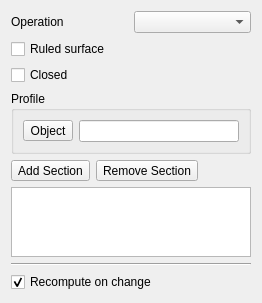
<?xml version="1.0" encoding="UTF-8"?>
<ui version="4.0">
 <class>PartDesignGui::TaskLoftParameters</class>
 <widget class="QWidget" name="PartDesignGui::TaskLoftParameters">
  <property name="geometry">
   <rect>
    <x>0</x>
    <y>0</y>
    <width>262</width>
    <height>293</height>
   </rect>
  </property>
  <property name="windowTitle">
   <string notr="true">Form</string>
  </property>
  <layout class="QVBoxLayout" name="verticalLayout_3">
   <item>
    <layout class="QHBoxLayout" name="horizontalLayoutOperation">
     <item>
      <widget class="QLabel" name="operationLabel">
       <property name="text">
        <string>Operation</string>
       </property>
      </widget>
     </item>
     <item>
      <widget class="QComboBox" name="operationMode">
       <property name="toolTip">
        <string>How the loft is combined with the existing solid</string>
       </property>
      </widget>
     </item>
    </layout>
   </item>
   <item>
    <widget class="QCheckBox" name="checkBoxRuled">
     <property name="text">
      <string>Ruled surface</string>
     </property>
    </widget>
   </item>
   <item>
    <widget class="QCheckBox" name="checkBoxClosed">
     <property name="text">
      <string>Closed</string>
     </property>
    </widget>
   </item>
   <item>
    <widget class="QGroupBox" name="groupprofile">
     <property name="title">
      <string>Profile</string>
     </property>
     <layout class="QVBoxLayout">
      <item>
       <layout class="QHBoxLayout">
        <item>
         <widget class="QToolButton" name="buttonProfileBase">
          <property name="text">
           <string>Object</string>
          </property>
          <property name="checkable">
           <bool>true</bool>
          </property>
         </widget>
        </item>
        <item>
         <widget class="QLineEdit" name="profileBaseEdit"/>
        </item>
       </layout>
      </item>
     </layout>
    </widget>
   </item>
   <item>
    <layout class="QHBoxLayout" name="horizontalLayout_4">
     <item>
      <widget class="QToolButton" name="buttonRefAdd">
       <property name="enabled">
        <bool>true</bool>
       </property>
       <property name="text">
        <string>Add Section</string>
       </property>
       <property name="checkable">
        <bool>true</bool>
       </property>
       <property name="checked">
        <bool>false</bool>
       </property>
      </widget>
     </item>
     <item>
      <widget class="QToolButton" name="buttonRefRemove">
       <property name="text">
        <string>Remove Section</string>
       </property>
       <property name="checkable">
        <bool>true</bool>
       </property>
      </widget>
     </item>
     <item>
      <spacer name="horizontalSpacer">
       <property name="orientation">
        <enum>Qt::Horizontal</enum>
       </property>
       <property name="sizeHint" stdset="0">
        <size>
         <width>40</width>
         <height>20</height>
        </size>
       </property>
      </spacer>
     </item>
    </layout>
   </item>
   <item>
    <widget class="QListWidget" name="listWidgetReferences">
     <property name="toolTip">
      <string>List can be reordered by dragging</string>
     </property>
     <property name="dragDropMode">
      <enum>QAbstractItemView::InternalMove</enum>
     </property>
    </widget>
   </item>
   <item>
    <widget class="Line" name="line">
     <property name="orientation">
      <enum>Qt::Horizontal</enum>
     </property>
    </widget>
   </item>
   <item>
    <widget class="QCheckBox" name="checkBoxUpdateView">
     <property name="text">
      <string>Recompute on change</string>
     </property>
     <property name="checked">
      <bool>true</bool>
     </property>
    </widget>
   </item>
  </layout>
 </widget>
 <tabstops>
  <tabstop>operationMode</tabstop>
  <tabstop>checkBoxRuled</tabstop>
  <tabstop>checkBoxClosed</tabstop>
  <tabstop>buttonProfileBase</tabstop>
  <tabstop>profileBaseEdit</tabstop>
  <tabstop>buttonRefAdd</tabstop>
  <tabstop>buttonRefRemove</tabstop>
  <tabstop>listWidgetReferences</tabstop>
  <tabstop>checkBoxUpdateView</tabstop>
 </tabstops>
 <resources/>
 <connections/>
</ui>
